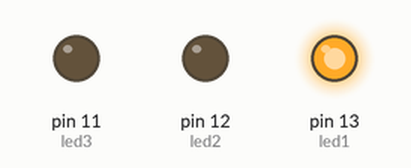
A sketch run on a simulated Arduino Uno, built with avr-gcc and run on an emulated ATmega328P. Parts: output pins drawn as LEDs (lit = HIGH).

Above: at 0.1 s.
At 10.1 s:
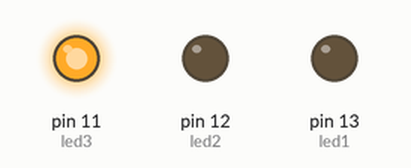
At 20.1 s:
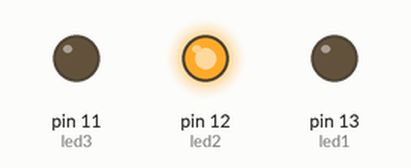
At 39.1 s:
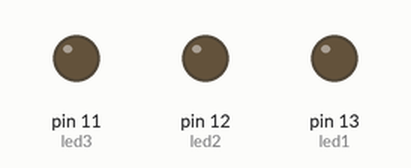
Timing chart, 0 to 40.0 s (numbered marks = the images above):
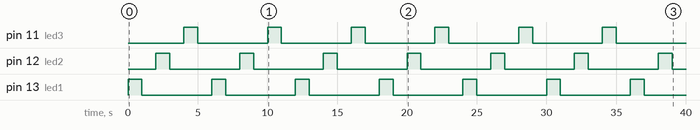

Measured:
- by itself, pin 11 (led3), pin 12 (led2), pin 13 (led1): alternates HIGH for 1.0 s and LOW for 5.0 s
- by itself, everything shown: repeats every 6.0 s, in 6 steps

The sketch:

blinktime.ino
```cpp
const int led1 = 13;  // 13
const int led2 = 12;  // 12
const int led3 = 11;  //  11

void setup() {
  pinMode(led1, OUTPUT);
  pinMode(led2, OUTPUT);
  pinMode(led3, OUTPUT);
}

void loop() {
  blinktime(1000); // 1 second delay, 10 times
  blinktime(500);  // 0.5 second delay, 10 times
  blinktime(250);  // 0.25 second delay, 10 times
}

void blinktime(int delayTime) {
  for (int count = 1; count <= 10; count++) {
    digitalWrite(led1, HIGH);
    delay(delayTime);
    digitalWrite(led1, LOW);
    delay(delayTime);

    digitalWrite(led2, HIGH);
    delay(delayTime);
    digitalWrite(led2, LOW);
    delay(delayTime);

    digitalWrite(led3, HIGH);
    delay(delayTime);
    digitalWrite(led3, LOW);
    delay(delayTime);
  }
}
```
